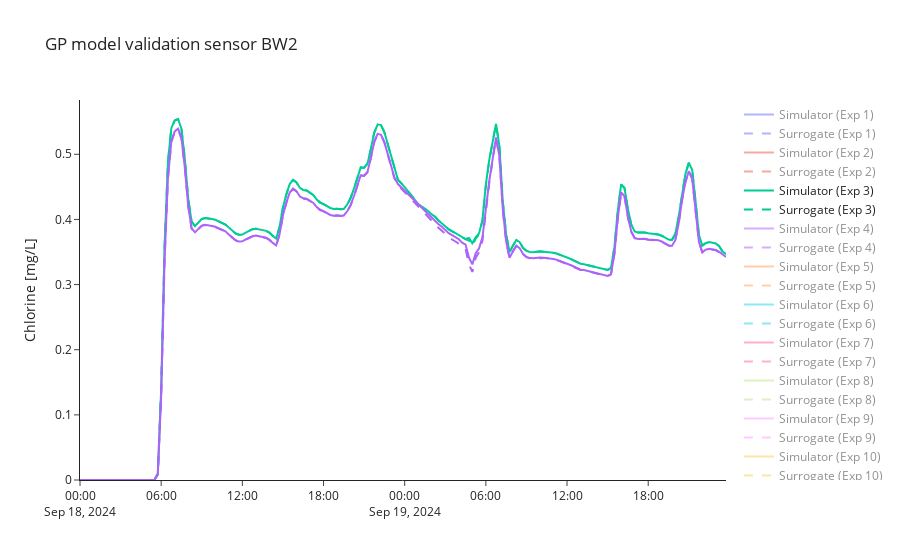

Source (notebook cell):
### Code cell
fig = go.Figure()

actual_data = Y_s_1
predicted_data = Y_pred

for exp_idx in range(n_test):
    color = default_colors[exp_idx % len(default_colors)]
    fig.add_trace(
        go.Scatter(
            x=surrogate_datetime,
            y=actual_data[exp_idx, :],
            mode='lines',
            name=f"Simulator (Exp {exp_idx + 1})",
            line=dict(color=color, dash='solid'),
            showlegend=True
        )
    )
    fig.add_trace(
        go.Scatter(
            x=surrogate_datetime,
            y=predicted_data[exp_idx, :],
            mode='lines',
            name=f"Surrogate (Exp {exp_idx + 1})",
            line=dict(color=color, dash='dash'),
            showlegend=True
        )
    )
fig.update_yaxes(
    title_text="Chlorine [mg/L]",
    rangemode="tozero"
)
fig.update_layout(
    height=600,  # Fixed height since there's only one plot
    template='simple_white',
    legend_title_text='',
    title=f"GP model validation sensor {sensor}"
)
fig.show()

### Figure 1 — Plotly figure (JSON) as saved in the notebook; plotly's stock layout.template omitted (floating-point values rounded to 4 significant figures; data arrays with more than 128 entries replaced by an {"elided": "..."} marker saying what was removed)
{"data": [{"line": {"color": "#636EFA", "dash": "solid"}, "mode": "lines", "name": "Simulator (Exp 1)", "showlegend": true, "type": "scatter", "visible": "legendonly", "x": {"elided": "192 str values"}, "y": {"elided": "192 float values"}}, {"line": {"color": "#636EFA", "dash": "dash"}, "mode": "lines", "name": "Surrogate (Exp 1)", "showlegend": true, "type": "scatter", "visible": "legendonly", "x": {"elided": "192 str values"}, "y": {"elided": "192 float values"}}, {"line": {"color": "#EF553B", "dash": "solid"}, "mode": "lines", "name": "Simulator (Exp 2)", "showlegend": true, "type": "scatter", "visible": "legendonly", "x": {"elided": "192 str values"}, "y": {"elided": "192 float values"}}, {"line": {"color": "#EF553B", "dash": "dash"}, "mode": "lines", "name": "Surrogate (Exp 2)", "showlegend": true, "type": "scatter", "visible": "legendonly", "x": {"elided": "192 str values"}, "y": {"elided": "192 float values"}}, {"line": {"color": "#00CC96", "dash": "solid"}, "mode": "lines", "name": "Simulator (Exp 3)", "showlegend": true, "type": "scatter", "visible": true, "x": {"elided": "192 str values"}, "y": {"elided": "192 float values"}}, {"line": {"color": "#00CC96", "dash": "dash"}, "mode": "lines", "name": "Surrogate (Exp 3)", "showlegend": true, "type": "scatter", "visible": true, "x": {"elided": "192 str values"}, "y": {"elided": "192 float values"}}, {"line": {"color": "#AB63FA", "dash": "solid"}, "mode": "lines", "name": "Simulator (Exp 4)", "showlegend": true, "type": "scatter", "visible": "legendonly", "x": {"elided": "192 str values"}, "y": {"elided": "192 float values"}}, {"line": {"color": "#AB63FA", "dash": "dash"}, "mode": "lines", "name": "Surrogate (Exp 4)", "showlegend": true, "type": "scatter", "visible": "legendonly", "x": {"elided": "192 str values"}, "y": {"elided": "192 float values"}}, {"line": {"color": "#FFA15A", "dash": "solid"}, "mode": "lines", "name": "Simulator (Exp 5)", "showlegend": true, "type": "scatter", "visible": "legendonly", "x": {"elided": "192 str values"}, "y": {"elided": "192 float values"}}, {"line": {"color": "#FFA15A", "dash": "dash"}, "mode": "lines", "name": "Surrogate (Exp 5)", "showlegend": true, "type": "scatter", "visible": "legendonly", "x": {"elided": "192 str values"}, "y": {"elided": "192 float values"}}, {"line": {"color": "#19D3F3", "dash": "solid"}, "mode": "lines", "name": "Simulator (Exp 6)", "showlegend": true, "type": "scatter", "visible": "legendonly", "x": {"elided": "192 str values"}, "y": {"elided": "192 float values"}}, {"line": {"color": "#19D3F3", "dash": "dash"}, "mode": "lines", "name": "Surrogate (Exp 6)", "showlegend": true, "type": "scatter", "visible": "legendonly", "x": {"elided": "192 str values"}, "y": {"elided": "192 float values"}}, {"line": {"color": "#FF6692", "dash": "solid"}, "mode": "lines", "name": "Simulator (Exp 7)", "showlegend": true, "type": "scatter", "visible": "legendonly", "x": {"elided": "192 str values"}, "y": {"elided": "192 float values"}}, {"line": {"color": "#FF6692", "dash": "dash"}, "mode": "lines", "name": "Surrogate (Exp 7)", "showlegend": true, "type": "scatter", "visible": "legendonly", "x": {"elided": "192 str values"}, "y": {"elided": "192 float values"}}, {"line": {"color": "#B6E880", "dash": "solid"}, "mode": "lines", "name": "Simulator (Exp 8)", "showlegend": true, "type": "scatter", "visible": "legendonly", "x": {"elided": "192 str values"}, "y": {"elided": "192 float values"}}, {"line": {"color": "#B6E880", "dash": "dash"}, "mode": "lines", "name": "Surrogate (Exp 8)", "showlegend": true, "type": "scatter", "visible": "legendonly", "x": {"elided": "192 str values"}, "y": {"elided": "192 float values"}}, {"line": {"color": "#FF97FF", "dash": "solid"}, "mode": "lines", "name": "Simulator (Exp 9)", "showlegend": true, "type": "scatter", "visible": "legendonly", "x": {"elided": "192 str values"}, "y": {"elided": "192 float values"}}, {"line": {"color": "#FF97FF", "dash": "dash"}, "mode": "lines", "name": "Surrogate (Exp 9)", "showlegend": true, "type": "scatter", "visible": "legendonly", "x": {"elided": "192 str values"}, "y": {"elided": "192 float values"}}, {"line": {"color": "#FECB52", "dash": "solid"}, "mode": "lines", "name": "Simulator (Exp 10)", "showlegend": true, "type": "scatter", "visible": "legendonly", "x": {"elided": "192 str values"}, "y": {"elided": "192 float values"}}, {"line": {"color": "#FECB52", "dash": "dash"}, "mode": "lines", "name": "Surrogate (Exp 10)", "showlegend": true, "type": "scatter", "visible": "legendonly", "x": {"elided": "192 str values"}, "y": {"elided": "192 float values"}}, {"line": {"color": "#636EFA", "dash": "solid"}, "mode": "lines", "name": "Simulator (Exp 11)", "showlegend": true, "type": "scatter", "visible": "legendonly", "x": {"elided": "192 str values"}, "y": {"elided": "192 float values"}}, {"line": {"color": "#636EFA", "dash": "dash"}, "mode": "lines", "name": "Surrogate (Exp 11)", "showlegend": true, "type": "scatter", "visible": "legendonly", "x": {"elided": "192 str values"}, "y": {"elided": "192 float values"}}, {"line": {"color": "#EF553B", "dash": "solid"}, "mode": "lines", "name": "Simulator (Exp 12)", "showlegend": true, "type": "scatter", "visible": "legendonly", "x": {"elided": "192 str values"}, "y": {"elided": "192 float values"}}, {"line": {"color": "#EF553B", "dash": "dash"}, "mode": "lines", "name": "Surrogate (Exp 12)", "showlegend": true, "type": "scatter", "visible": "legendonly", "x": {"elided": "192 str values"}, "y": {"elided": "192 float values"}}, {"line": {"color": "#00CC96", "dash": "solid"}, "mode": "lines", "name": "Simulator (Exp 13)", "showlegend": true, "type": "scatter", "visible": "legendonly", "x": {"elided": "192 str values"}, "y": {"elided": "192 float values"}}, {"line": {"color": "#00CC96", "dash": "dash"}, "mode": "lines", "name": "Surrogate (Exp 13)", "showlegend": true, "type": "scatter", "visible": "legendonly", "x": {"elided": "192 str values"}, "y": {"elided": "192 float values"}}, {"line": {"color": "#AB63FA", "dash": "solid"}, "mode": "lines", "name": "Simulator (Exp 14)", "showlegend": true, "type": "scatter", "visible": true, "x": {"elided": "192 str values"}, "y": {"elided": "192 float values"}}, {"line": {"color": "#AB63FA", "dash": "dash"}, "mode": "lines", "name": "Surrogate (Exp 14)", "showlegend": true, "type": "scatter", "visible": true, "x": {"elided": "192 str values"}, "y": {"elided": "192 float values"}}, {"line": {"color": "#FFA15A", "dash": "solid"}, "mode": "lines", "name": "Simulator (Exp 15)", "showlegend": true, "type": "scatter", "visible": "legendonly", "x": {"elided": "192 str values"}, "y": {"elided": "192 float values"}}, {"line": {"color": "#FFA15A", "dash": "dash"}, "mode": "lines", "name": "Surrogate (Exp 15)", "showlegend": true, "type": "scatter", "visible": "legendonly", "x": {"elided": "192 str values"}, "y": {"elided": "192 float values"}}, {"line": {"color": "#19D3F3", "dash": "solid"}, "mode": "lines", "name": "Simulator (Exp 16)", "showlegend": true, "type": "scatter", "visible": "legendonly", "x": {"elided": "192 str values"}, "y": {"elided": "192 float values"}}, {"line": {"color": "#19D3F3", "dash": "dash"}, "mode": "lines", "name": "Surrogate (Exp 16)", "showlegend": true, "type": "scatter", "visible": "legendonly", "x": {"elided": "192 str values"}, "y": {"elided": "192 float values"}}, {"line": {"color": "#FF6692", "dash": "solid"}, "mode": "lines", "name": "Simulator (Exp 17)", "showlegend": true, "type": "scatter", "visible": "legendonly", "x": {"elided": "192 str values"}, "y": {"elided": "192 float values"}}, {"line": {"color": "#FF6692", "dash": "dash"}, "mode": "lines", "name": "Surrogate (Exp 17)", "showlegend": true, "type": "scatter", "visible": "legendonly", "x": {"elided": "192 str values"}, "y": {"elided": "192 float values"}}, {"line": {"color": "#B6E880", "dash": "solid"}, "mode": "lines", "name": "Simulator (Exp 18)", "showlegend": true, "type": "scatter", "visible": "legendonly", "x": {"elided": "192 str values"}, "y": {"elided": "192 float values"}}, {"line": {"color": "#B6E880", "dash": "dash"}, "mode": "lines", "name": "Surrogate (Exp 18)", "showlegend": true, "type": "scatter", "visible": "legendonly", "x": {"elided": "192 str values"}, "y": {"elided": "192 float values"}}, {"line": {"color": "#FF97FF", "dash": "solid"}, "mode": "lines", "name": "Simulator (Exp 19)", "showlegend": true, "type": "scatter", "visible": "legendonly", "x": {"elided": "192 str values"}, "y": {"elided": "192 float values"}}, {"line": {"color": "#FF97FF", "dash": "dash"}, "mode": "lines", "name": "Surrogate (Exp 19)", "showlegend": true, "type": "scatter", "visible": "legendonly", "x": {"elided": "192 str values"}, "y": {"elided": "192 float values"}}, {"line": {"color": "#FECB52", "dash": "solid"}, "mode": "lines", "name": "Simulator (Exp 20)", "showlegend": true, "type": "scatter", "visible": "legendonly", "x": {"elided": "192 str values"}, "y": {"elided": "192 float values"}}, {"line": {"color": "#FECB52", "dash": "dash"}, "mode": "lines", "name": "Surrogate (Exp 20)", "showlegend": true, "type": "scatter", "visible": "legendonly", "x": {"elided": "192 str values"}, "y": {"elided": "192 float values"}}], "layout": {"autosize": true, "legend": {"title": {"text": ""}}, "title": {"text": "GP model validation sensor BW2"}, "xaxis": {"autorange": true, "range": ["2024-09-18", "2024-09-19 23:45"], "showspikes": false, "type": "date"}, "yaxis": {"autorange": true, "range": [0, 0.5833], "rangemode": "tozero", "showspikes": false, "title": {"text": "Chlorine [mg/L]"}, "type": "linear"}}}
